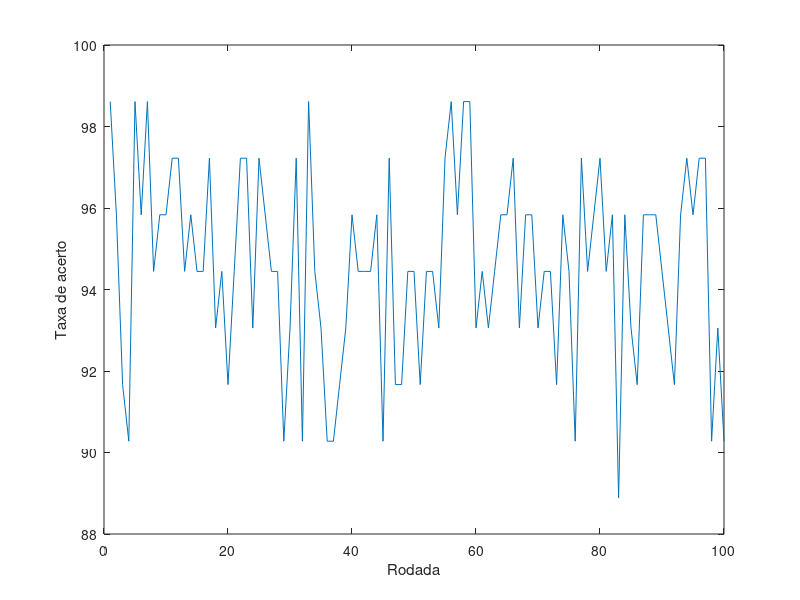

This chart was generated by the following MATLAB code:
clear; clc; close all

% Carrega DADOS
%=================
load derm_input.txt;
load derm_target.txt;

dados=derm_input';  % Vetores (padroes) de entrada
alvos=derm_target'; % Saidas desejadas correspondentes
 
clear derm_input;  % Libera espaco em memoria
clear derm_target;

% Embaralha vetores de entrada e saidas desejadas
[LinD ColD]=size(dados);

T2_out = [];
T2_in =[];

% Normaliza componetes para media zero e variancia unitaria
for i=1:LinD,
	mi=mean(dados(i,:));  % Media das linhas
    di=std(dados(i,:));   % desvio-padrao das linhas 
	dados(i,:)= (dados(i,:) - mi)./di;
end 
Dn=dados;

% Define tamanho dos conjuntos de treinamento/teste (hold out)
ptrn=0.8;    % Porcentagem usada para treino

for i=1:100,

  I=randperm(LinD); Dn=Dn(I,:); alvos=alvos(I,:);   % Embaralha pares entrada/saida 
      
  % Vetores para treinamento e saidas desejadas correspondentes
  J=floor(ptrn*LinD);
  P = Dn(1:J,:); T1 = alvos(1:J,:);
  [lP cP]=size(P);   % Tamanho da matriz de vetores de treinamento

  % Vetores para teste e saidas desejadas correspondentes
  Q = Dn(J+1:end,:); T2 = alvos(J+1:end,:);
  [lQ cQ]=size(Q);   % Tamanho da matriz de vetores de teste

  % Solve least squares problem
  lam = 0.01;
  w = T1'*P*inv(P'*P+lam*eye(size(P'*P)));
  %w = ols(P,T1);
  y = Q*w';

  count_OK=0;
  for j=1:lQ,
    c = [0;0;0;0;0;0];
    [pred iPred] = max(y(j,:));
    [real iReal] = max(T2(j,:));
    if iPred == iReal,
      count_OK=count_OK+1;
    end
    c(iPred)=1;
       
    T2_out = [T2_out c];
  end

 taxa_acerto(i)=100*(count_OK/lQ);
 T2_in = [T2_in T2'];
end

figure;
plot(taxa_acerto);
xlabel('Rodada');
ylabel('Taxa de acerto');
saveas(gcf, 'TaxaDeAcerto.jpg');
Media=mean(taxa_acerto)
Mediana=median(taxa_acerto)
[Maxima iMax]=max(taxa_acerto)
[Minima iMin]=min(taxa_acerto)
DevPadrao=std(taxa_acerto)

save -mat7-binary t2_in.mat  T2_in
save -mat7-binary t2_out.mat T2_out